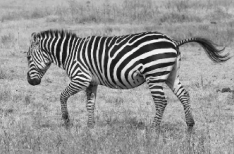
#> input picture week6/zebra.png, 234 x 154 px, found by its file name
$ jupyter execute --allow-errors exercise6.ipynb   (shell and % lines are left out)
#> lines starting #> are read from the running program, lines starting #| are printed output that depends on the picture
## BIOENG-310: Neuroscience Foundations for Engineers

Notebook created by Yingtian Tang, edited by Alejandro Rodriguez Guajardo.

# Week 6: Gabor filtering and alignment to V1 neural activities

This week, we will learn how to construct **Gabor filters**, a family of image filters that were implicated to be similar to how V1 simple cells process the visual stimuli. They are essentially detectors for *edges* of different sizes and oridentations. Then, we will extract features from experimental stimuli using the Gabor filters, and compare to V1 activities on the same set of stimuli.

The notebook consists of the following sessions:
- **Gabor filtering**: construct Gabor filters (lots of work)
- **Alignment between Gabor filtering and monkey V1 activity**: using RDMs to compare Gabor features and V1 activities

Please complete the code in the sections marked '''%%...%%''' based on the given instructions and context. Then, run all the blocks to see the results.
Additional hints:
- You can open some temporary Python blocks as your scratchpad.
- Be careful of the ordering of running Python blocks, since the variables are shared.
- References are important: look at the input/output specifications of the functions.

Enjoy the journey! 🚀

**Before you begin**, execute the following block to install the required packages. (The following code might require you to *restart runtime*, which is fine)

[cell 1]
import numpy as np
import cv2
from matplotlib import image, pyplot

### Gabor filtering

A foundational approach ([Jones & Palmer](http://www.neuro-it.net/pdf_dateien/summer_2004/Jones%201987.pdf)) to modeling the receptive fields of V1 simple cells is through Gabor filters,
which detect wavelets of varying sizes, orientations, and spatial frequencies.

Let's construct the simplified version of these filters ourselves.

The family of filters can be represented mathmatically as:
$$g(x,y) = s(x,y)~w(x,y)$$
where $s(x,y)$ is a sinusoid known as the **carrier** and $w(x,y)$ is a 2D Gaussian-shaped function known as the **envelope**.

It means: at loction $x,y$, the connection strength of the Gabor filter is given by $g(x,y)$.

A helper function for constructing a mesh grid will be useful for visualizing these functions:

[cell 2]
# generate a square mesh grid of certain size
def meshgrid(size):
    return np.mgrid[:size, :size] - (size // 2)

# visualize the meshgrid of size 11 x 11
xs, ys = meshgrid(11)
print(f"x values are:\n{xs}", end='\n\n')
print(f"y values are:\n{ys}")

What does the xs and ys mean? -> they are the x and y coordinates at each location of the square mesh grid.

We proceed to define the sinusoid $s(x,y)$:
$$s(x,y) = cos\left( \frac{2\pi \left(cos\theta~x+sin\theta~y \right)}{\lambda} \right)$$

[cell 3]
# the 'lambda' is a reserved expression in Python, so we use `lambda_` instead
def sinusoid(x, y, theta, lambda_):
    return np.cos(2 * np.pi * (np.cos(theta) * x + np.sin(theta) * y) / lambda_)

[cell 4]
# visualize the sinusoid function
kernel_size = 31
xs, ys = meshgrid(kernel_size)
thetas_str = ["0", r"$\frac{\pi}{3}$", r"$\frac{\pi}{2}$"]
thetas = [0, np.pi / 3, np.pi / 2]
lambdas = [9, 18]

nrows = len(lambdas)
ncols = len(thetas)
fig, axes = pyplot.subplots(nrows, ncols, figsize=(3 * ncols, 3 * nrows))

for i, lambda_ in enumerate(lambdas):
    for j, theta in enumerate(thetas):
        axes[i, j].imshow(sinusoid(xs, ys, theta, lambda_), vmin=-1, vmax=1)
        axes[i, j].set_title(f"theta={thetas_str[j]}, lambda={lambdas[i]}")
        axes[i, j].axis("off")
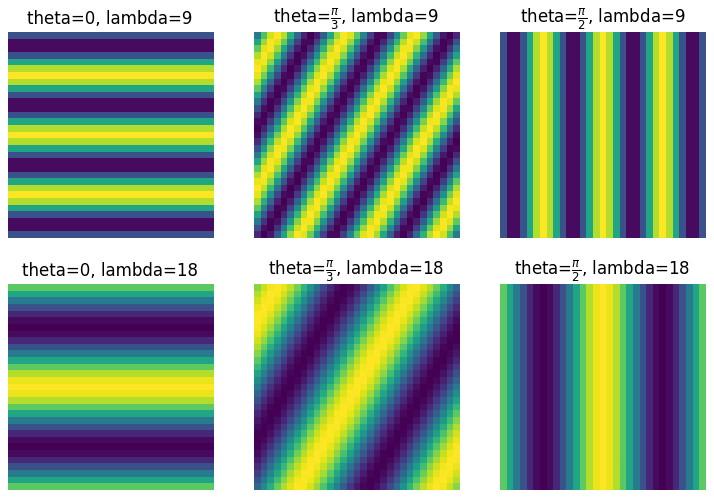
#> figure drawn by matplotlib, 6 panels

What does $\theta$ mean? -> the rotation of the sinusoid.

What does $\lambda$ mean? -> the wavelength of the sinusoid.

Think again how $\theta$ and $\lambda$ mathematically transform the shape of the sinusoid.

If used as a detector, what feature can these sinusoids encode? -> edges of different widths and orientations.

Next, we turn to $w(x,y)$, which is defined as:
$$ w(x,y) = exp \left( - \frac{{x'}^2 + \gamma^2 {y'}^2}{2 \sigma^2} \right) $$
where
$$x' = cos\theta~x + sin\theta~y$$
$$y' = -sin\theta~x + cos\theta~y$$

[cell 5]
def gaussian(x, y, theta, gamma, sigma):
    x_ = np.cos(theta) * x + np.sin(theta) * y
    y_ = -np.sin(theta) * x + np.cos(theta) * y
    return np.exp(-(x_**2 + gamma**2 * y_**2) / (2 * sigma**2))

[cell 6]
# visualize the envelope function
kernel_size = 31
xs, ys = meshgrid(kernel_size)
thetas = [0, np.pi/3]
thetas_str = ["0", r"$\frac{\pi}{3}$"]
gammas = [.5, 1, 2]
sigmas = [5, 15]

nrows = len(sigmas)
ncols = len(thetas) * len(gammas)
fig, axes = pyplot.subplots(nrows, ncols, figsize=(3.7 * ncols, 3.7 * nrows))

for i, sigma in enumerate(sigmas):
    for j, theta in enumerate(thetas):
        for k, gamma in enumerate(gammas):
            c = k + j * len(gammas)
            axes[i, c].imshow(gaussian(xs, ys, theta, gamma, sigma), vmin=-1, vmax=1)
            axes[i, c].set_title(f"theta={thetas_str[j]}, gamma={gamma}, sigma={sigma}")
            axes[i, c].axis("off")

# click the picture below to zoom in a bit
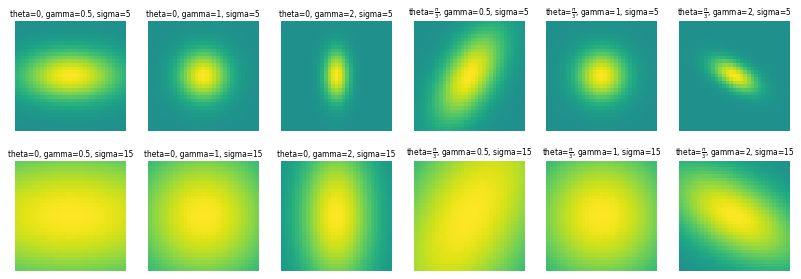
#> figure drawn by matplotlib, 12 panels

What does $x'$ and $y'$ mean?

-> $x'$ is the projection of the vector <$x,y$> onto the unit vector <$cos\theta, sin\theta$>, and $y'$ is the projection of the vector <$x,y$> onto the unit vector <$sin\theta, -cos\theta$>. The vectors <$cos\theta, sin\theta$> and <$sin\theta, -cos\theta$> form an orthogonal basis, with their orientations controlled by $\theta$.

What does $\gamma$ mean? -> it controls the ratio of the scales of $x'$ and $y'$ (aspect ratio). Originally, one can control the individual scales using terms like $\frac{{x'}^2}{\sigma_{x'}^2}+\frac{{y'}^2}{\sigma_{y'}^2}$.

What does $\sigma$ mean? -> it controls the size of the Gaussian kernal.

If we multiple the detector $s(x,y)$ by this Gaussian $w(x,y)$, what properties of the detector will be changed? (notice that they share the same $\theta$) -> the Gaussian will control the overall size of the receptive field.

Now, we put the $s(x,y)$ and $w(x,y)$ together and visualize the Gabor filter $g(x,t)$.

[cell 7]
def gabor(x, y, theta, lambda_, gamma, sigma):
    return sinusoid(x, y, theta, lambda_) * gaussian(x, y, theta, gamma, sigma)

[cell 8]
# visualize the gabor filter
kernel_size = 31
xs, ys = meshgrid(kernel_size)
thetas = [0, np.pi/3]
thetas_str = ["0", r"$\frac{\pi}{3}$"]
gammas = [.5, 2]
sigmas = [4, 8]
lambdas = [5, 10]

nrows = len(sigmas) * len(lambdas)
ncols = len(thetas) * len(gammas)
fig, axes = pyplot.subplots(nrows, ncols, figsize=(3.7 * ncols, 3.7 * nrows))

params_of_interests = []
for i, sigma in enumerate(sigmas):
    for j, lambda_ in enumerate(lambdas):
        for k, theta in enumerate(thetas):
            for l, gamma in enumerate(gammas):
                c = k + l * len(gammas)
                r = j + i * len(lambdas)
                axes[r, c].imshow(gabor(xs, ys, theta, lambda_, gamma, sigma), vmin=-1, vmax=1)
                axes[r, c].set_title(f"TGSL={thetas_str[k]},{gamma},{sigma},{lambda_}")
                axes[r, c].axis("off")

                if r==c: params_of_interests.append((theta, lambda_, gamma, sigma))
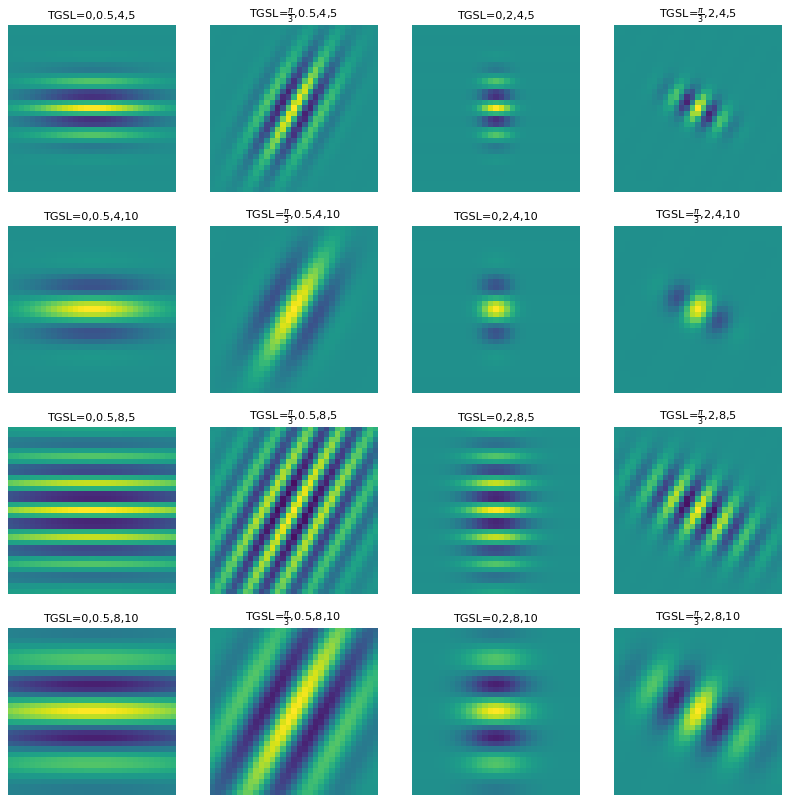
#> figure drawn by matplotlib, 16 panels

Recall: we have assumed that these Gabor filters correspond to the receptive fields of the V1 simple cells.

Let's consider one kind of V1 simple cell, say cells with tuning properties TGSL=$0,10,0.5,3$. It is reasonable to assume that the detection of this kind of feature should happen uniformly at every location of the retina.

Visually, the neurons will tile up the space spanned by the retina:

Here, the tiling is only illustrated in the horizontal direction and with exaggerated spacing. In the real case, there are also neurons in the vertical direction with little spacing between the receptive fields of different neurons, collectively forming a dense mesh grid of cells. This arrangement ensures that visual information is processed with high spatial resolution. The 2D outputs from this mesh grid can be computed using convolution, a mathematical operation that models how receptive fields in the visual system respond to stimuli.

In general, convolution plays a fundamental role in visual processing, both in biological and artificial systems. In the brain, neurons in the primary visual cortex (V1) act as spatial filters, detecting edges and textures by integrating signals from neighboring photoreceptors in the retina. This process is analogous to how convolutional filters in deep learning extract features from images. Specifically, neurons in V1 have Gabor-like receptive fields, meaning they respond preferentially to specific orientations and spatial frequencies. This is why convolutional neural networks (CNNs) often use Gabor filters in early layers to mimic biological vision.

Experimental studies, such as those by [Hubel and Wiesel (1962)](https://pmc.ncbi.nlm.nih.gov/articles/PMC1359523/), demonstrated that the visual cortex contains neurons with orientation-selective receptive fields, organized in a grid-like pattern. This arrangement enables the brain to efficiently decompose visual input into fundamental features, a process critical for object recognition and motion detection.

Let's now assume that the retina (retinal ganglion cells, or RGCs) simply encodes the grayscale values of an image, which is an oversimplification. These cells have center-surround antagonism, where some cells (ON-center) activate when light increases in their center but decrease when it spreads to their surrounding area, while others (OFF-center) do the opposite. However, there are also other RGCs that process color and motion before sending signals to the lateral geniculate nucleus (LGN), and then to V1.

[cell 9]
import urllib

# load the example image
url = "https://github.com/epflneuroailab/bioeng-310/blob/main/week6/zebra.png?raw=true"
save_path = 'zebra.png'
urllib.request.urlretrieve(url, save_path)
img = image.imread(save_path)[...,:3] @ [0.2989, 0.5870, 0.1140]  # conver to grayscale
#> img: shape (154, 234) float64; min 0.0392, max 0.976, mean 0.58
pyplot.imshow(img, cmap='gray')

[cell 10]
# we use a convolution implementation in opencv
def convolve2d(img, filter):
    return cv2.filter2D(img, -1, filter)
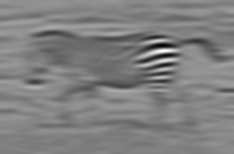
#> returned value: shape (154, 234) float64; min -11.51, max 32.53, mean 10.7; drawn with min black and max white

# we settle the overall size of the receptive field to be 50
kernel_size = 25
xs, ys = meshgrid(kernel_size)

# define the Gabor filter of interests
# a mesh grid of V1 simple cells share this tuning property
filter = gabor(xs, ys, theta=0, lambda_=10, gamma=0.5, sigma=3)

# using convolution to simulate the outputs of the mesh grid
cells_outputs = convolve2d(img, filter)

fig, axes = pyplot.subplots(1, 3, figsize=(15, 5))
axes[0].imshow(filter, vmin=-1, vmax=1)
axes[1].imshow(cells_outputs, cmap='gray')
axes[2].imshow(img, cmap='gray')
axes[0].set_title("Gabor filter")
axes[1].set_title("Outputs from the mesh grid of cells")
axes[2].set_title("Input image")
pyplot.show()
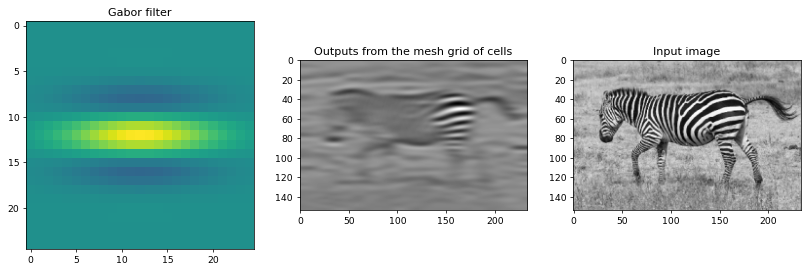
#> figure drawn by matplotlib, 3 panels

What did you see? What does this kind of cells detect? -> the cells detect the horizontal edges. The strong feature encoding happens at around the hip of the zebra.

What do the strong green/black colors mean in the outputs? -> strong postive/negative outputs of the cells.

Let's check the outputs from more groups of cells.

[cell 11]
fig, axes = pyplot.subplots(len(params_of_interests), 3, figsize=(12, 4 * len(params_of_interests)))

for i, params in enumerate(params_of_interests):
    filter = gabor(xs, ys, *params)
    cells_outputs = convolve2d(img, filter)

    axes[i, 0].imshow(filter, vmin=-1, vmax=1)
    axes[i, 1].imshow(cells_outputs, cmap='gray')
    axes[i, 2].imshow(img, cmap='gray')
    axes[i, 0].set_title(f"Gabor filter (cell type {i})")
    axes[i, 1].set_title(f"Outputs from the mesh grid of cells (type {i})")
    axes[i, 2].set_title("Input image")
#> this loop made 4 passes
#> pass 1, `cells_outputs = convolve2d(img, filter)`:
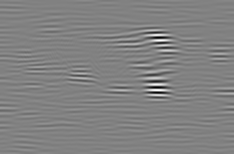
#> cells_outputs: shape (154, 234) float64; min -14.53, max 14.12, mean 0.054; drawn with min black and max white
#> pass 2, `cells_outputs = convolve2d(img, filter)`:
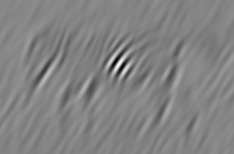
#> cells_outputs: shape (154, 234) float64; min -22.52, max 30.42, mean 4.7; drawn with min black and max white
#> pass 3, `cells_outputs = convolve2d(img, filter)`:
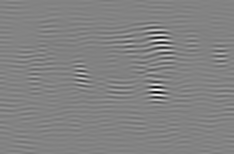
#> cells_outputs: shape (154, 234) float64; min -15.84, max 15.8, mean 0.395; drawn with min black and max white
#> after the loop:
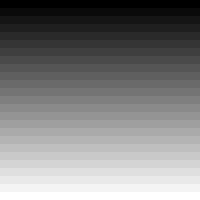
#> xs: shape (25, 25) int64 (shown 8 times larger); min -12, max 12, mean 0; drawn with min black and max white
pyplot.show()
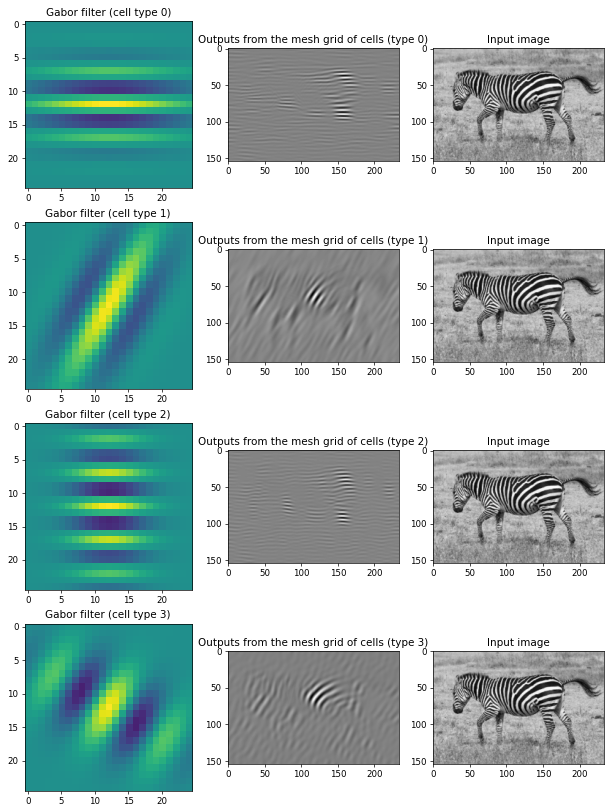
#> figure drawn by matplotlib, 12 panels

### Alignment between Gabor filtering and monkey V1 activity

Now, we will evaluate the brain alignment of Gabor filters. Specifically, we aim to assess how similar the computations of Gabor filtering are to those in the primary visual cortex (V1):
1. We present the same set of stimuli to both systems and collect their **responses (i.e., features)**.
2. We compute a characteristic matrix of these responses, known as the **Representational Dissimilarity Matrix (RDM)**.
3. We then **compare the RDMs** from the Gabor filters and V1 to assess how similar the two systems are.

To begin with, we need to extract the Gabor filter features from the stimuli and also load and preprocess the V1 data.

[cell 12]
import brainscore_vision
from brainscore_vision.benchmark_helpers.neural_common import average_repetition

# load V1 data and stimuli
#> (the rest of this cell did not finish here and is left out)

We want to compute the Gabor filtering features for the same stimuli shown to the monkeys. Here, we pin down the `kernel_size=25` and use the following parameters:
1. $\theta=90, 45, 0, -45°$ (convert them to radians)
2. $\lambda= 0.1, 0.3, 1, 3, 9$
3. $\gamma= 0.25, 0.5, 1, 2, 4$
4. $\sigma= 0.8\lambda$

Consequently, there will be $4\times 5\times 5=100$ different kinds of V1 cell groups that each produces 2D output activitions (say $H\times W$). We will flatten the 2D outputs and concatenate all the cell groups together to form a large activation vector for each stimulus -- it will have a size of $100HW$.

(Here for the sake of simplicity, we are picking parameters according to the intuition. If you are interested, see https://github.com/dicarlolab/vonenet for a better implementation.)

[cell 13]
# construct our Gabor filters
kernel_size = 25
thetas = [np.pi/2, np.pi/4, 0, -np.pi/4]
gammas = [.25, .5, 1, 2, 4]
lambdas = [.1, .3, 1, 3, 9]

xs, ys = meshgrid(kernel_size)
gabor_filter_bank = []
from itertools import product
for theta, lambda_, gamma in product(thetas, lambdas, gammas):
    gabor_filter_bank.append(gabor(xs, ys, theta, lambda_, gamma, lambda_*0.8))

# --% just let the student do the above


# this function takes img (np.array of shape [H, W], a grayscale image)
# and outputs the feature vector according to the given set of Gabor filters.
def gabor_filtering(img, gabor_filter_bank):
    # normalize the image
    img = (img - 0.5) / 0.5
    gabor_outputs = []
    for gabor_filter in gabor_filter_bank:
        gabor_outputs.append(downsample(convolve2d(img, gabor_filter)))

    gabor_outputs = np.array(gabor_outputs).flatten()

    # we add a simple nonlinearity into the system
    # by making only "neurons" with positive potential fire
    gabor_outputs[gabor_outputs<0] = 0

    return gabor_outputs


# to speed up computations, we downsample the images
def downsample(img, factor=4):
    return img[..., ::factor, ::factor]

$ run again, with week6/neurons.png copied over week6/zebra.png
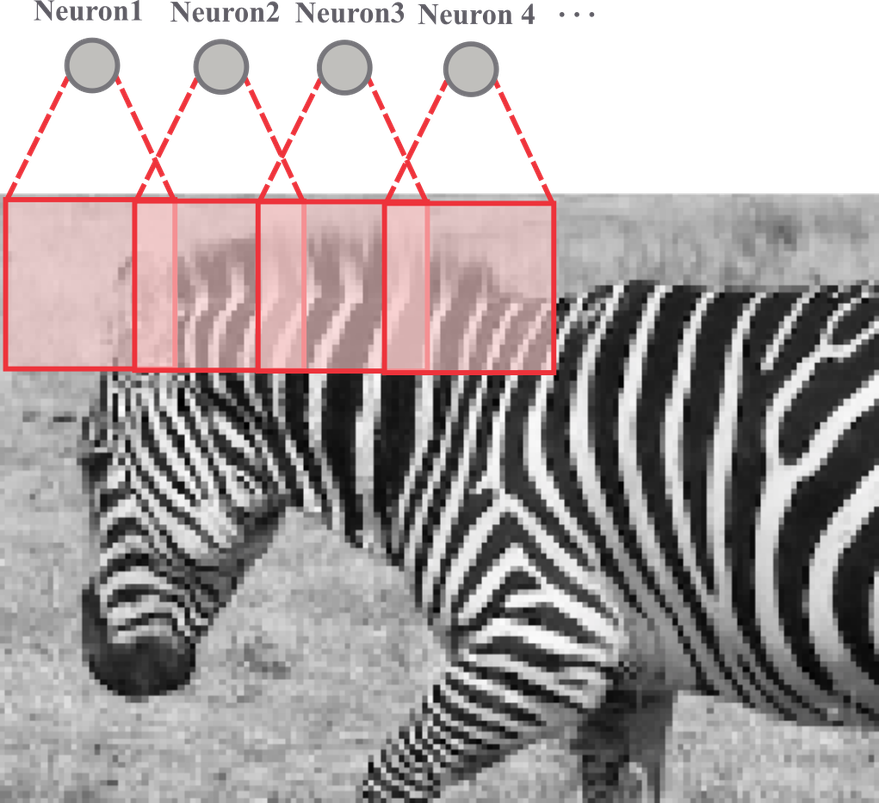
#> input picture week6/neurons.png, 879 x 803 px, shrunk from 1021 x 933 before the run, found by its file name
#> `pyplot.show()`:
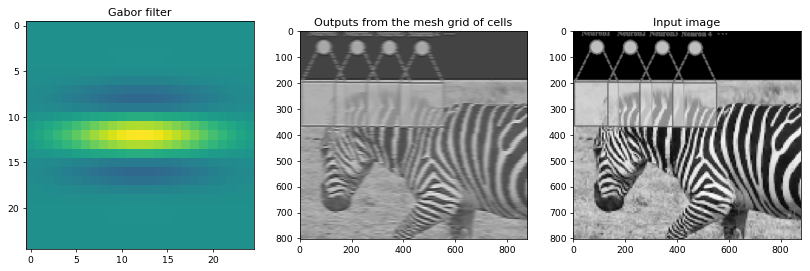
#> figure drawn by matplotlib, 3 panels
#> the loop `for i, params in enumerate(params_of_interests):` made 4 passes
#> pass 2, `cells_outputs = convolve2d(img, filter)`:
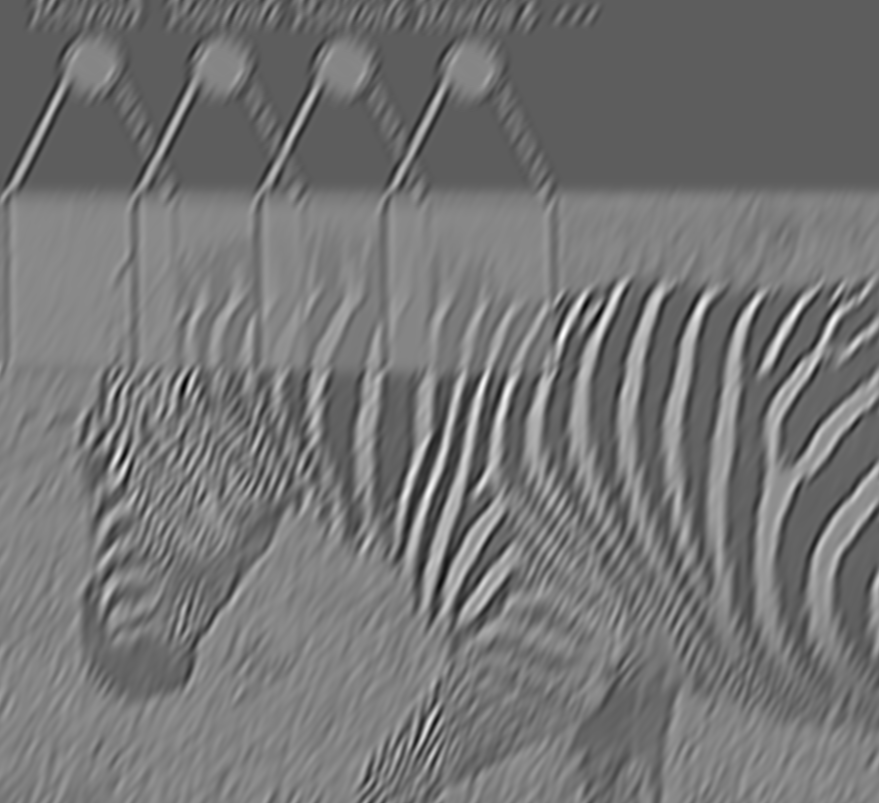
#> cells_outputs: shape (803, 879) float64; min -13.93, max 24.08, mean 3.5; drawn with min black and max white
